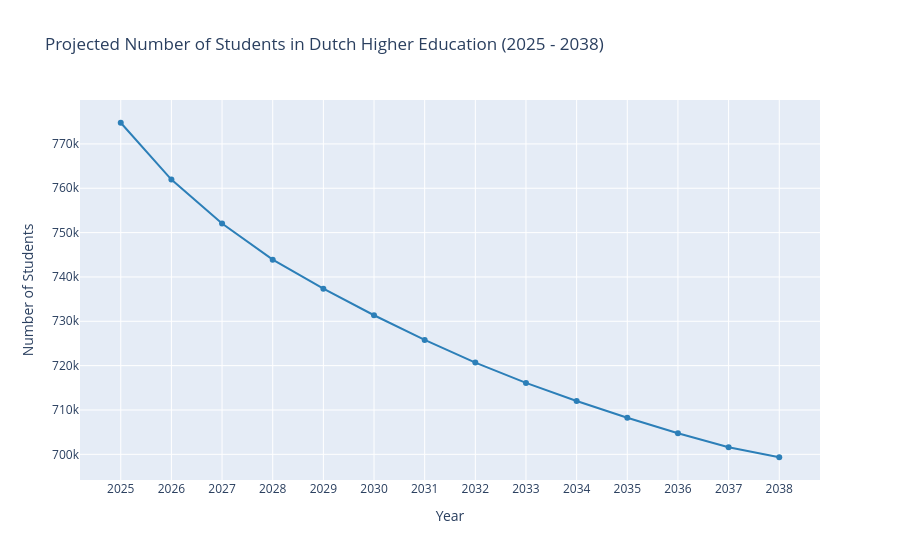

Notebook cell for this chart:
### Markdown cell above
## Perspective 2: This demographic decline poses a structural threat to the sustainability of academic programs, institutional funding, and the regional availability of higher education. 
Although student numbers in Dutch higher education have grown for years, recent DUO projections indicate a structural decline starting from 2025.
DUO expects a decline from approximately 780,000 students in 2025 to below 700,000 by 2038 (Figure 4). This trend is not temporary nor incidental, but closely connected to broader societal and demographic shifts. As a result, the sustainability of particularly small-scale programs, regionally anchored institutions, and broad-based universities is coming under increasing pressure. This perspective highlights how the structural decline has uneven effects on different types of programs and regions, and why this calls for differentiated and forward-looking policies.

### Code cell
jaren3 = [2025, 2026, 2027, 2028, 2029, 2030, 2031, 2032, 2033, 2034, 2035, 2036, 2037, 2038]

fig5 = go.Figure([go.Scatter(
    y = [student_prognoses[student_prognoses['jaar'] == jaar]['ingeschrevenen_HO'].sum() for jaar in jaren3],
    x = jaren3,
    mode='markers+lines', 
    marker=dict(color='#2c7fb8') 
)])

fig5.update_layout(
    title='Projected Number of Students in Dutch Higher Education (2025 - 2038)',
    height=600,
    xaxis_title="Year",
    yaxis_title="Number of Students",
    xaxis=dict(
        tickmode='array',
        tickvals=jaren3,
        ticktext=[str(jaar) for jaar in jaren3]
    )
)

fig5.show()

### Figure 1 — Plotly figure (JSON) as saved in the notebook; plotly's stock layout.template omitted (floating-point values rounded to 4 significant figures)
{"data": [{"marker": {"color": "#2c7fb8"}, "mode": "markers+lines", "type": "scatter", "x": [2025, 2026, 2027, 2028, 2029, 2030, 2031, 2032, 2033, 2034, 2035, 2036, 2037, 2038], "y": [774800.0, 762000.0, 752100.0, 743900.0, 737400.0, 731400.0, 725800.0, 720700.0, 716100.0, 712000.0, 708300.0, 704800.0, 701600.0, 699300.0]}], "layout": {"autosize": true, "title": {"text": "Projected Number of Students in Dutch Higher Education (2025 - 2038)"}, "xaxis": {"autorange": true, "range": [2024.0, 2039.0], "tickmode": "array", "ticktext": ["2025", "2026", "2027", "2028", "2029", "2030", "2031", "2032", "2033", "2034", "2035", "2036", "2037", "2038"], "tickvals": [2025, 2026, 2027, 2028, 2029, 2030, 2031, 2032, 2033, 2034, 2035, 2036, 2037, 2038], "title": {"text": "Year"}, "type": "linear"}, "yaxis": {"autorange": true, "range": [694300.0, 779800.0], "title": {"text": "Number of Students"}, "type": "linear"}}}
